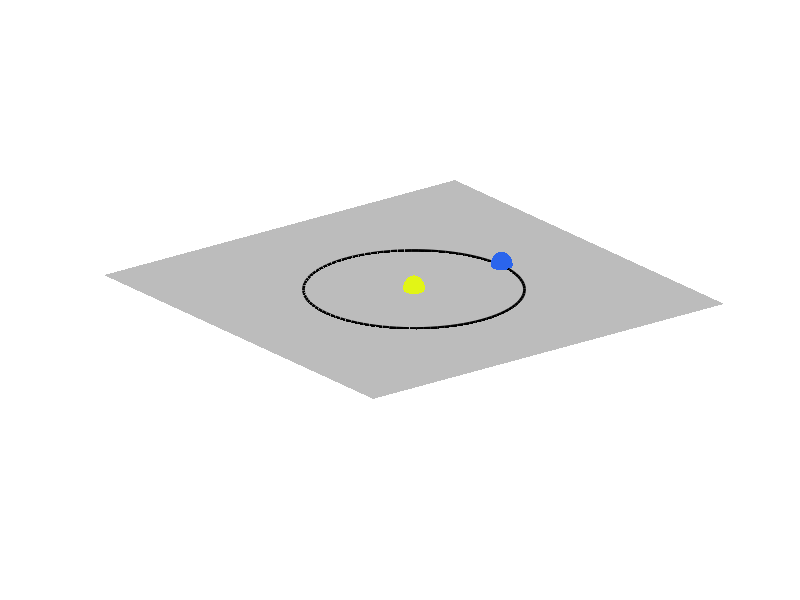

Here is the MATLAB script that generated this plot: (Note: this script raises an error after producing the figure.)

% Heliocentric Solar Ecliptic coordinate system

% set size of figure
figure('Renderer','painters','Position',[10 10 1000 700])

addpath '/home/mark.miesch/opt/matlab_exchange'

% draw ecliptic
[x y] = meshgrid(-2:0.1:2)
z = zeros(size(x,1))
surf(x,y,z,'FaceAlpha',0.5,'EdgeColor','none','FaceColor','#797979')
xlim([-2,2])
ylim([-2,2])
zlim([-1,1])
axis off

% draw sun
hold on
[x,y,z] = ellipsoid(0,0,0,0.1,0.1,0.1,100)
surf(x,y,z,'FaceColor','#E2F516','EdgeColor','none')

% draw earth
hold on
[x,y,z] = ellipsoid(1,0,0,0.1,0.1,0.1,100)
surf(x,y,z,'FaceColor','#2B65EC','EdgeColor','none')

% Draw Earth's orbit
hold on
t = 0:pi/50:2*pi
x = sin(t)
y = cos(t)
z = zeros(size(x))
plot3(x,y,z,'Color','black','LineWidth',2)

% draw axes
L = 0.8
p0 = [0,0,0];
px = [L,0,0];
py = [0,L,0];
pz = [0,0,L];
mArrow3(p0,px)
mArrow3(p0,py)
mArrow3(p0,pz)

% set view angle
view(30,30)